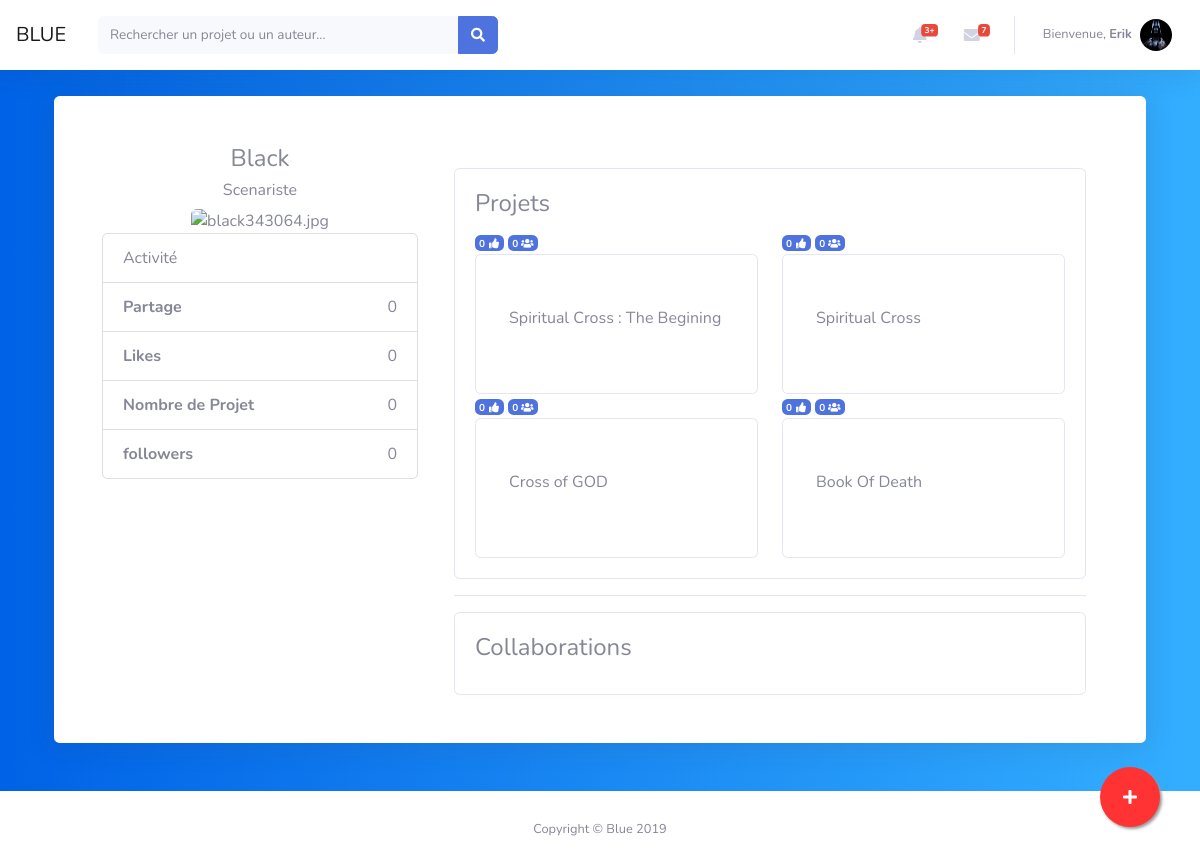
The app's page /utilisateur.php?id=6 (signed in), older data.
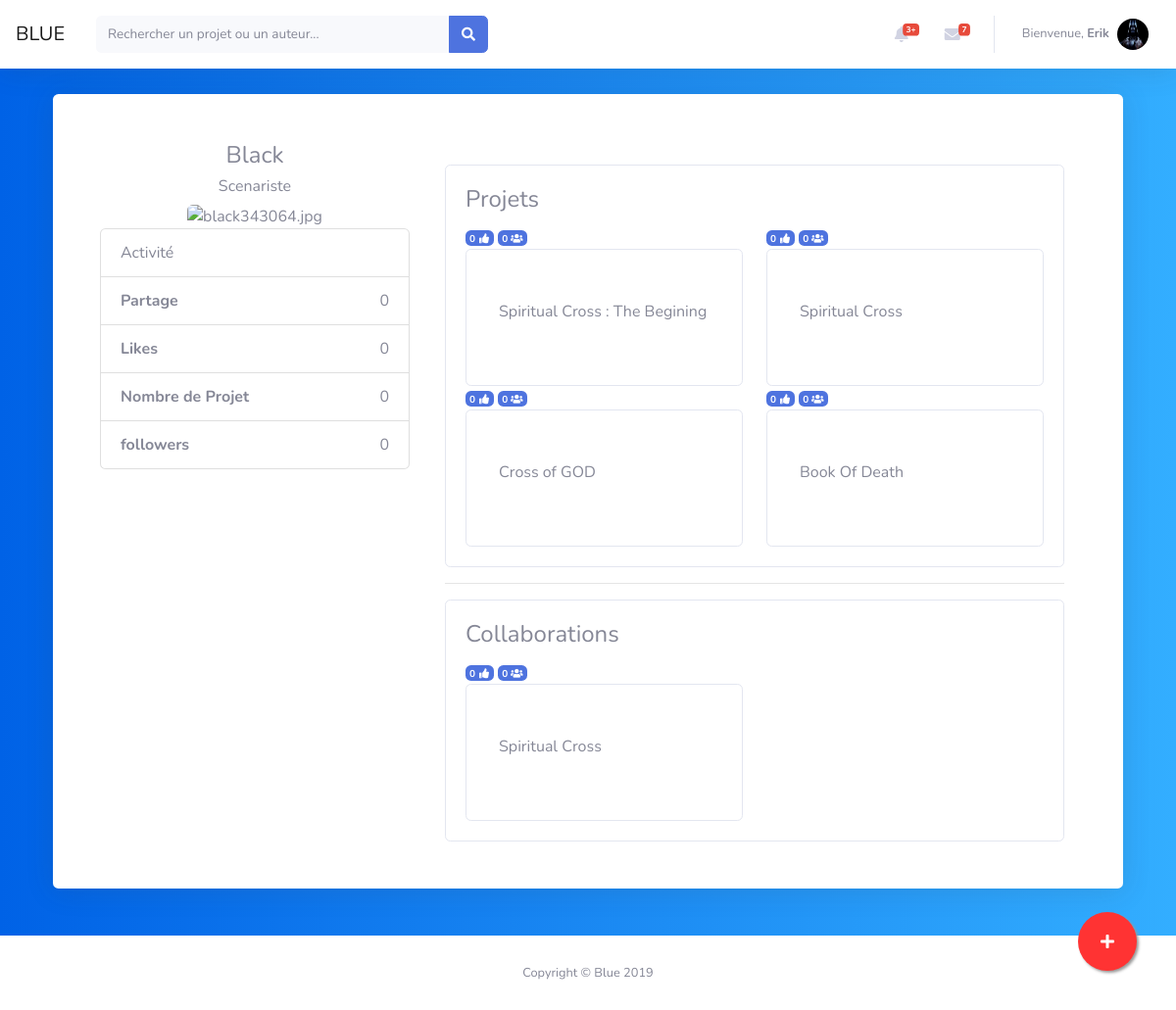
The same page, newer data.
### tables this page shows
CREATE TABLE `projet` (
  `id_projet` int(11) NOT NULL,
  `titre_projet` varchar(50) DEFAULT NULL,
  `description_projet` text DEFAULT NULL,
  `image_projet` varchar(100) DEFAULT NULL,
  `likes_projet` int(11) NOT NULL,
  `followers_projet` int(11) NOT NULL,
  `visibilite` varchar(30) NOT NULL DEFAULT 'public',
  `id_utilisateur` int(11) DEFAULT NULL
);

### utilisateur.php (the view, shortened to what the changed rows need)
<?php
include("INCLUSION/header.php");
include("TRAITEMENT/connexion.php");
?>
<div class="container">
    <div class="card border-0 shadow my-5">
        <div class="card-body p-5">
            <div class="row">
                <div class="col-md-8">
                    <div class="col-md-12">
                        <br />
                        <div class="inline-block">
                            <div class="card">
                                <div class="card-body">
                                    <div class="row">
                                        <?php
                                            $requete2 = $bdd->prepare('SELECT * FROM projet WHERE id_utilisateur = :id ORDER BY id_projet DESC');
                                            $requete2->execute(array('id' => $_GET['id']));
                                            while($donnee = $requete2->fetch())
                                            {
                                        ?>
                                        <div class="col-lg-6 col-sm-6 mb-4">
                                            <span style="font-size:10px;" class="badge badge-primary badge-counter">
                                                <?php
                                                    echo $donnee['likes_projet'];
                                                ?>
                                                <i class="fas fa-fw fa-thumbs-up"></i>
                                            </span>
                                            <span style="font-size:10px;" class="badge badge-primary badge-counter">
                                                <?php
                                                    echo $donnee['followers_projet'];
                                                ?>
                                                <i class="fas fa-fw fa-users"></i>
                                            </span>
                                            <div class="card h-100">
                                                <a href="#">
                                                </a>
                                                <div class="card-body">
                                                    <h4 class="card-title">
                                                        <button class="btn btn-md" href="#">
                                                            <?php
                                                                echo $donnee['titre_projet'];
                                                            ?>
                                                        </button>
                                                    </h4>
                                                </div>
                                            </div>
                                        </div>
                                        <?php
                                            }
                                        ?>
                                    </div>
                                </div>
                            </div>
                        </div>
                        <div class="inline-block">
                            <div class="card">
                                <div class="card-body">
                                    <div class="row">
                                        <?php
                                            $requete2 = $bdd->prepare('SELECT projet.id_projet, titre_projet, likes_projet, followers_projet FROM collaborer, projet WHERE collaborer.id_projet = projet.id_projet AND collaborer.id_utilisateur = :id ORDER BY collaborer.id_projet DESC');
                                            $requete2->execute(array('id' => $_GET['id']));
                                            while($donnee = $requete2->fetch())
                                            {
                                        ?>
                                        <div class="col-lg-6 col-sm-6 mb-4">
                                            <span style="font-size:10px;" class="badge badge-primary badge-counter">
                                                <?php
                                                    echo $donnee['likes_projet'];
                                                ?>
                                                <i class="fas fa-fw fa-thumbs-up"></i>
                                            </span>
                                            <span style="font-size:10px;" class="badge badge-primary badge-counter">
                                                <?php
                                                    echo $donnee['followers_projet'];
                                                ?>
                                                <i class="fas fa-fw fa-users"></i>
                                            </span>
                                            <div class="card h-100">
                                                <a href="#">
                                                </a>
                                                <div class="card-body">
                                                    <h4 class="card-title">
                                                        <button class="btn btn-md" href="#">
                                                            <?php
                                                                echo $donnee['titre_projet'];
                                                            ?>
                                                        </button>
                                                    </h4>
                                                </div>
                                            </div>
                                        </div>
                                        <?php
                                            }
                                        ?>
                                    </div>
                                </div>
                            </div>
                        </div>
                    </div>
                </div>
            </div>
        </div>
    </div>
</div>
<?php
    include "INCLUSION/footer.php";
?>

Row changes from the older to the newer data that the page shows:
now on this page (row edited): projet: likes_projet "0", followers_projet "0", titre_projet "Spiritual Cross", shown under "Collaborations"
